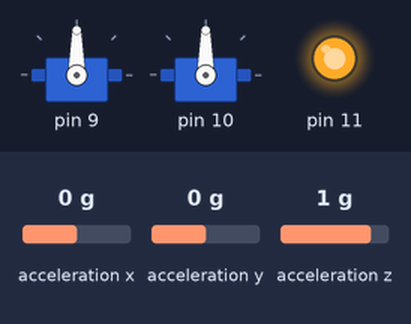
Simulated run of this sketch. Board: Arduino Uno, built with avr-gcc and run on an emulated ATmega328P. On the bench: 2 × servo, output pins drawn as LEDs (lit = HIGH). Wiring (inferred from the names in the program): MPU-6050 motion sensor at I2C address 0x68. The inputs (shaded band) are chosen by the test bench; at power-on: acceleration y 0 g, acceleration x 0 g, acceleration z 1 g. What the sketch prints to the serial monitor is not drawn.

Above: at 1.4 s.
1.5 s: acceleration y set to -1.4 g
At 2.7 s:
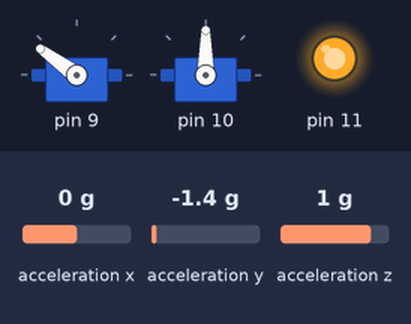
3.0 s: acceleration x set to -1.4 g
At 3.7 s:
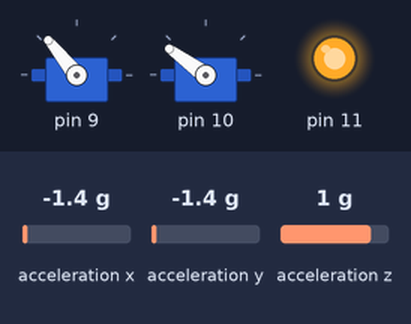
4.5 s: acceleration z set to 0 g
At 5.0 s:
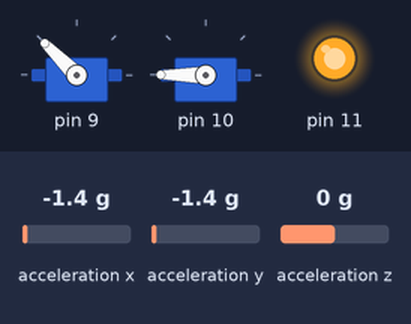
6.0 s: acceleration z set to 1.4 g
At 7.2 s:
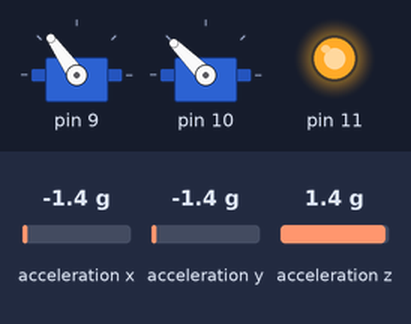
7.5 s: acceleration x set to -0.8 g
At 8.7 s:
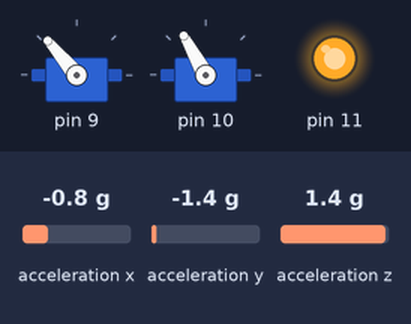
9.0 s: acceleration x set to 0.8 g
At 9.8 s:
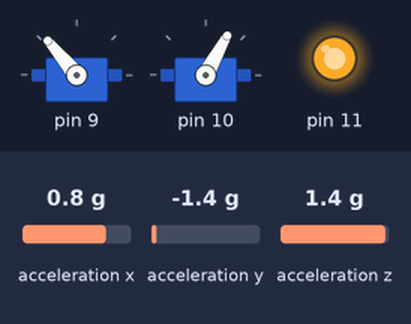
Timing chart, 0 to 11.5 s (numbered marks = the images above; inputs shaded):
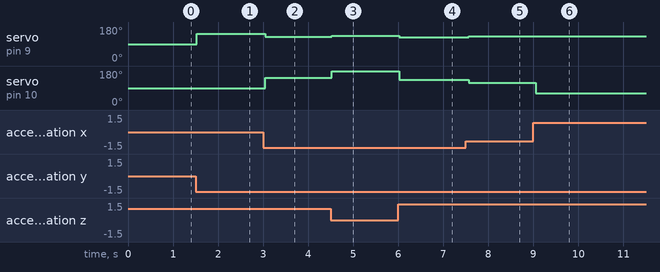

Measured:
- after the input at 1.5 s, servo on pin 9: 90° → 144° at once
- after the input at 3.0 s, servo on pin 9: 144° → 129° after 0.05 s; servo on pin 10: 90° → 144° after 0.05 s
- after the input at 4.5 s, servo on pin 9: 129° → 135° at once; servo on pin 10: 144° → 180° at once
- after the input at 6.0 s, servo on pin 9: 135° → 125° at once; servo on pin 10: 180° → 135° at once
- after the input at 7.5 s, servo on pin 9: 125° → 130° after 0.06 s; servo on pin 10: 135° → 119° after 0.06 s
- after the input at 9.0 s, servo on pin 10: 119° → 61° after 0.06 s

The sketch:

double-axis-turret.ino
```cpp
#include <Arduino.h>
#include <Wire.h>

#include "Mpu6050.h"
#include "TurretController.h"
#include "Stats.h"

constexpr uint32_t BAUD_RATE = 115200;
constexpr uint32_t BUS_CLOCK = 400000;

constexpr uint8_t MPU_ADDR = 0x68; // AD0 Grounded

constexpr uint8_t TILT_SERVO = 9;
constexpr uint8_t PAN_SERVO = 10;
constexpr uint8_t LASER = 11;

Mpu6050 mpu{MPU_ADDR};
TurretController turret{TILT_SERVO, PAN_SERVO, LASER};
Stats<int16_t> rawAccelXStats{};

void setup() {
    Serial.begin(BAUD_RATE);
    delay(100); // 100 ms

    Wire.begin();
    Wire.setClock(BUS_CLOCK);

    mpu.begin();
    turret.begin();

    delay(100);
}

void loop() {
    mpu.update();

    float pitchDegree = mpu.getPitchDegree();
    float rollDegree = mpu.getRollDegree();

    turret.update(pitchDegree, rollDegree);

    // STATS
    rawAccelXStats.update(mpu.getRawAccelX());

    // F Keeps the string in flash memory
    Serial.print(F("AccelX mean: "));
    Serial.print(rawAccelXStats.getMean());
    Serial.print(F(" | AccelX std: "));
    Serial.print(rawAccelXStats.getStd());
    Serial.print(F(" | AccelX: "));
    Serial.print(mpu.getRawAccelX());
    Serial.print(F(" | AccelY: "));
    Serial.print(mpu.getRawAccelY());
    Serial.print(F(" | AccelZ: "));
    Serial.print(mpu.getRawAccelZ());
    Serial.print(F(" | Pitch (deg): "));
    Serial.print(pitchDegree);
    Serial.print(F(" | Roll (deg): "));
    Serial.print(rollDegree);

    Serial.println();

    delay(50);
}
```

Mpu6050.cpp
```cpp
#include "Mpu6050.h"

constexpr uint8_t PWR_MGMT_1 = 0x6B;
constexpr uint8_t ACCEL_CONFIG = 0x1C;
constexpr uint8_t ACCEL_XOUT_H = 0x3B;

Mpu6050::Mpu6050(uint8_t mpuAddr) : mpuAddr(mpuAddr), rawAccelBytes{}, rawAccel{0, 0, 0}, pitchDegree(0.0f), rollDegree(0.0f) {}

void Mpu6050::begin() {
    this->_write(PWR_MGMT_1, 0x00); // Wake MPU-6050 by clearing sleep bit
    this->_write(ACCEL_CONFIG, 0x00); // Set accelerometer to +-2g
}

void Mpu6050::_read(uint8_t registerAddr, uint8_t requestedLength, uint8_t output[]) {
    Wire.beginTransmission(mpuAddr);
    Wire.write(registerAddr);
    Wire.endTransmission(false);

    Wire.requestFrom(mpuAddr, requestedLength);

    for (uint8_t i = 0; i < requestedLength; i++) {
        output[i] = Wire.read();
    }
}

void Mpu6050::_write(uint8_t registerAddr, uint8_t input) {
    Wire.beginTransmission(mpuAddr);
    Wire.write(registerAddr);
    Wire.write(input);
    Wire.endTransmission(true);
}

void Mpu6050::update() {
    _read(ACCEL_XOUT_H, 6, rawAccelBytes);

    // Bitshift the hi-byte up so you can orsert the lo-byte
    rawAccel.x = static_cast<int16_t>((rawAccelBytes[0] << 8) | rawAccelBytes[1]);
    rawAccel.y = static_cast<int16_t>((rawAccelBytes[2] << 8) | rawAccelBytes[3]);
    rawAccel.z = static_cast<int16_t>((rawAccelBytes[4] << 8) | rawAccelBytes[5]);

    pitchDegree = atan2(rawAccel.y, sqrt(static_cast<float>(rawAccel.x) * rawAccel.x +
                static_cast<float>(rawAccel.z) * rawAccel.z)) * (180.0f / PI);
    rollDegree = atan2(-rawAccel.x, rawAccel.z) * (180.0f / PI);
}

int16_t Mpu6050::getRawAccelX() const {
    return rawAccel.x;
}

int16_t Mpu6050::getRawAccelY() const {
    return rawAccel.y;
}

int16_t Mpu6050::getRawAccelZ() const {
    return rawAccel.z;
}

float Mpu6050::getPitchDegree() const {
    return pitchDegree;
}

float Mpu6050::getRollDegree() const {
    return rollDegree;
}
```

Mpu6050.h
```cpp
#ifndef MPU6050_H
#define MPU6050_H

#include <math.h>
#include <Arduino.h>
#include <Wire.h>

struct RawAccel {
    int16_t x;
    int16_t y;
    int16_t z;
};

class Mpu6050 {
    uint8_t mpuAddr;

    uint8_t rawAccelBytes[6];
    RawAccel rawAccel;

    float pitchDegree;
    float rollDegree;

    void _read(uint8_t registerAddr, uint8_t requestedLength, uint8_t output[]);
    void _write(uint8_t registerAddr, uint8_t input);

public:
    Mpu6050(uint8_t mpuAddr);

    void begin();
    void update();

    int16_t getRawAccelX() const;
    int16_t getRawAccelY() const;
    int16_t getRawAccelZ() const;

    float getPitchDegree() const;
    float getRollDegree() const;
};

#endif // MPU6050_H
```

Stats.h
```cpp
#ifndef STATS_H
#define STATS_H

constexpr int SAMPLE_COUNT = 128;

template<typename T>
class Stats {
    T rawSamples[SAMPLE_COUNT];
    int rawSamplesIndex;
    bool didRawSamplesCycle;

public:
    Stats();

    void update(T newSample);
    float getMean() const;
    float getStd() const;
};

template<typename T>
Stats<T>::Stats() : rawSamples{}, rawSamplesIndex(0), didRawSamplesCycle(false) {}

template<typename T>
void Stats<T>::update(T newSample) {
    rawSamples[rawSamplesIndex] = newSample;

    rawSamplesIndex = (rawSamplesIndex + 1) % SAMPLE_COUNT;

    if (!didRawSamplesCycle) {
        if (rawSamplesIndex == 0) { didRawSamplesCycle = true; }
    }
}

template<typename T>
float Stats<T>::getMean() const {
    int loopCount = (!didRawSamplesCycle) ? rawSamplesIndex : SAMPLE_COUNT;
    if (loopCount == 0) { return 0.0f; }

    float total{0.0f};

    for (int i = 0; i < loopCount; i++) {
        total += static_cast<float>(rawSamples[i]);
    }

    return total / loopCount;
}

template<typename T>
float Stats<T>::getStd() const {
    int loopCount = (!didRawSamplesCycle) ? rawSamplesIndex : SAMPLE_COUNT;
    if (loopCount == 0) { return 0.0f; }

    float mean = this->getMean();

    float squaredDifferenceSum = 0.0f;
    for (int i = 0; i < loopCount; i++) {
        squaredDifferenceSum += (static_cast<float>(rawSamples[i]) - mean) * (static_cast<float>(rawSamples[i]) - mean);
    }

    float variance = squaredDifferenceSum / loopCount;
    return sqrt(variance);
}

#endif // STATS_H
```

TurretController.cpp
```cpp
#include <Arduino.h>
#include <Servo.h>

#include "TurretController.h"

TurretController::TurretController(uint8_t tiltServoPin, uint8_t panServoPin, uint8_t laserPin) :
    tiltServoPin(tiltServoPin), panServoPin(panServoPin), laserPin(laserPin), tiltAngle(90), panAngle(90) {}

void TurretController::begin() {
    tiltServo.attach(tiltServoPin);
    panServo.attach(panServoPin);

    // Turns on laser
    pinMode(laserPin, OUTPUT);
    digitalWrite(laserPin, HIGH);
}

TurretController::~TurretController() {
    panServo.detach();
    tiltServo.detach();

    // Turns off laser
    digitalWrite(laserPin, LOW);
    pinMode(laserPin, INPUT);
}

void TurretController::update(float pitchDegree, float rollDegree) {
    // Constrains roll and pitch to be within [-90, 90]
    int constrainedPitch = constrain(static_cast<int>(pitchDegree), -90, 90);
    int constrainedRoll = constrain(static_cast<int>(rollDegree), -90, 90);

    // Projects contrained roll and pitch [-90, 90] onto a valid servo range [0, 180]
    tiltAngle = map(constrainedPitch, -90, 90, 180, 0);
    panAngle = map(constrainedRoll, -90, 90, 0, 180);

    tiltServo.write(tiltAngle);
    panServo.write(panAngle);
}

int TurretController::getTiltAngle() const {
    return tiltAngle;
}

int TurretController::getPanAngle() const {
    return panAngle;
}
```

TurretController.h
```cpp
#ifndef TURRETCONTROLLER_H
#define TURRETCONTROLLER_H

#include <stdint.h>
#include <Servo.h>

class TurretController {
    uint8_t tiltServoPin;
    uint8_t panServoPin;
    uint8_t laserPin;

    Servo tiltServo;
    Servo panServo;

    int tiltAngle;
    int panAngle;

public:
    TurretController(uint8_t tiltServoPin, uint8_t panServoPin, uint8_t laserPin);
    ~TurretController();

    void begin();
    void update(float pitchDegree, float rollDegree);

    int getTiltAngle() const;
    int getPanAngle() const;
};

#endif // TURRETCONTROLLER_H
```
